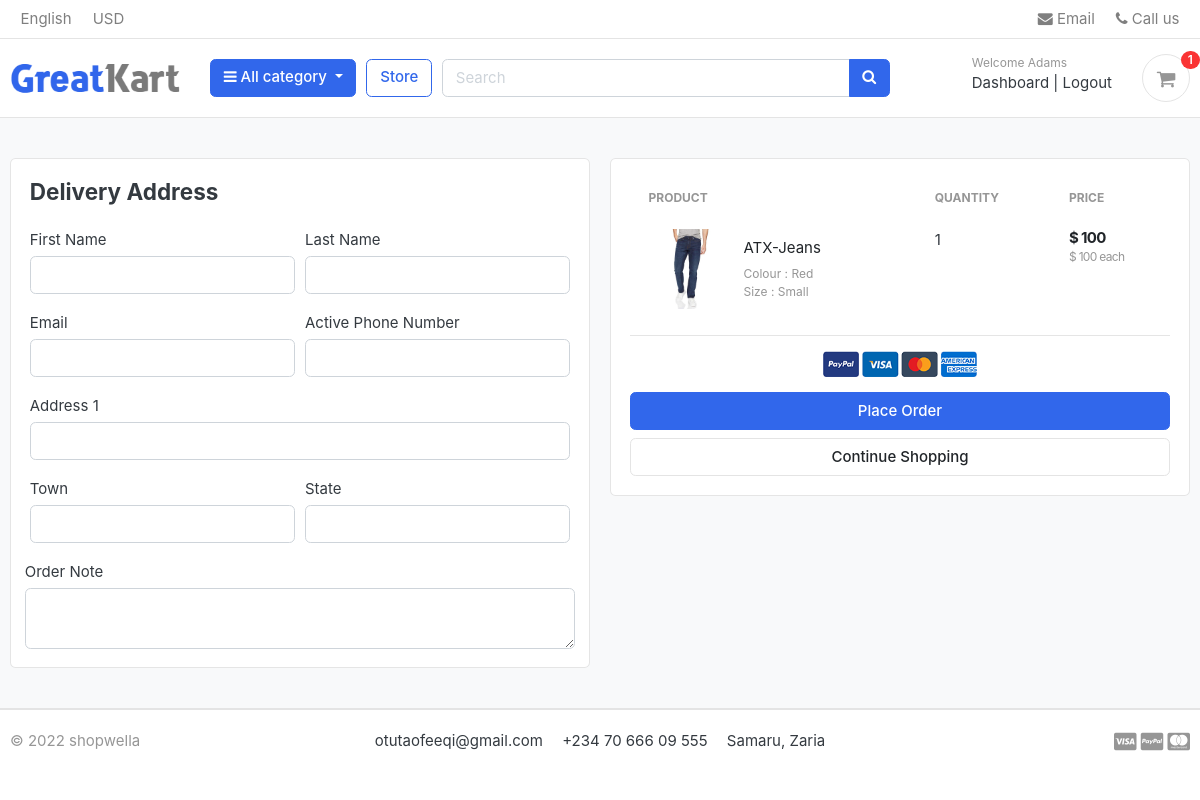
Page /cart/checkout/ (signed in) on the committed database.
### accounts/models.py (models this page shows, shortened)
class Account(AbstractBaseUser):
    first_name=models.CharField(max_length=100)
    last_name = models.CharField(max_length=100)
    username = models.CharField(max_length=100, unique=True)
    email= models.EmailField(max_length=100, unique=True)
    phone_number= models.CharField(max_length=50)
    date_joined=models.DateTimeField(auto_now_add=True)
    last_login = models.DateTimeField(auto_now_add=True)
    is_admin=models.BooleanField(default=False)
    is_staff = models.BooleanField(default=False)
    is_active = models.BooleanField(default=False)
    is_superadmin = models.BooleanField(default=False)
    USERNAME_FIELD='email'
    REQUIRED_FIELDS = ['username','first_name', 'last_name']
    objects=MyAccountManager()

### carts/models.py (models this page shows, shortened)
class CartItem(models.Model):
    user=models.ForeignKey(Account, on_delete=models.CASCADE, null=True)
    product=models.ForeignKey(Product, on_delete=models.CASCADE)
    variations=models.ManyToManyField(Variation, blank=True)
    cart=models.ForeignKey(Cart, on_delete=models.CASCADE ,null=True)
    quantity=models.IntegerField()
    is_active=models.BooleanField(default=True)
    def sub_total(self):
        return self.product.price * self.quantity

### store/models.py (models this page shows, shortened)
class Product(models.Model):
    product_name=models.CharField(max_length=200, unique=True)
    slug=models.SlugField(max_length=200, unique=True)
    product_description=models.TextField(max_length=1000, blank=True)
    price=models.IntegerField()
    images =models.ImageField(upload_to='photos/products')
    stock= models.IntegerField()
    is_available=models.BooleanField(default=True)
    category=models.ForeignKey(Category, on_delete=models.CASCADE)
    created_date=models.DateTimeField(auto_now_add=True)
    modified_date=models.DateTimeField(auto_now=True)
    def get_url(self):
        return reverse('product_detail', args=[self.category.slug, self.slug])

class Variation(models.Model):
    product=models.ForeignKey(Product, on_delete=models.CASCADE)
    variation_category=models.CharField(max_length=100, choices=variation_category_choices)
    variation_value=models.CharField(max_length=100)
    is_active=models.BooleanField(default=True)
    created_date=models.DateTimeField(auto_now=True)
    objects=VariationManager()

### carts/views.py (the view)
# urls.py: path('checkout/',views.checkout, name='checkout'),
@login_required(login_url='login')
def checkout(request, total=0, quantity=0, cart_items=None):
    try:
        tax=0
        grand_total=0
        if request.user.is_authenticated:
            cart_items = CartItem.objects.filter(user=request.user, is_active=True)
        else:
            cart = Cart.objects.get(cart_id=_cart_id(request))
            cart_items = CartItem.objects.filter(cart=cart, is_active=True)
        for cart_item in cart_items:
            total+=(cart_item.product.price * cart_item.quantity)
            quantity+=cart_item.quantity
        tax= (2*total)/100
        grand_total=tax+total
    except ObjectDoesNotExist:
        pass
    context = {
        'total':total,
        'quantity':quantity,
        'cart_items':cart_items,
        'grand_total':grand_total,
        'tax':tax,
    }
    return render(request, 'store/checkout.html', context)

### carts/context_processors.py (called while the page is built)
def counter(request):
    cart_count=0
    if 'admin' in request.path:
        return {}
    else:
        try:
            cart=Cart.objects.filter(cart_id=_cart_id(request))
            if request.user.is_authenticated:
                cart_items=CartItem.objects.all().filter(user=request.user)
            else:
                cart_items=CartItem.objects.all().filter(cart=cart[:1])
            for cart_item in cart_items:
                cart_count += cart_item.quantity
        except Cart.DoesNotExist:
            cart_count=0
    return dict(cart_count=cart_count)

### carts/views.py (called while the page is built)
def _cart_id(request):
    cart=request.session.session_key
    if not cart:
        cart=request.session.create()
    return cart

### category/context_processors.py (called while the page is built)
def menu_links(request):
    links=Category.objects.all()
    return dict(links=links)

### category/models.py (called while the page is built)
    def get_url(self):
        return reverse('products_by_category', args=[self.slug])

### templates/store/checkout.html (shortened to what this page needs)
{% extends 'base.html' %}
{% load static %}
{% block content %}
<section class="section-content padding-y bg">
<section class="container">
<div class="row">
	<aside class="col-lg-6">
<div class="card">
  <div class="card-body">
    <h4 class="card-title mb-4">Delivery Address</h4>
    <form  action="{% url 'place_order' %}" method="POST">
      <div class="form-row">
        <div class="col form-group">
          <label for="">First Name</label>
          <input type="text" name="first_name" class="form-control" required>
        </div>
        <div class="col form-group">
          <label for="">Last Name</label>
          <input type="text" name="last_name" class="form-control" required>
        </div>
      </div>
      <div class="form-row">
        <div class="col form-group">
          <label for="">Email</label>
          <input type="email" name="email" class="form-control" required>
        </div>
        <div class="col form-group">
          <label for="">Active Phone Number</label>
          <input type="text" name="phone" class="form-control" required>
        </div>
      </div>
      <div class="form-row">
        <div class="col form-group">
          <label for="">Address 1</label>
          <input type="text" name="address_1" class="form-control" required>
        </div>
      </div>
       <div class="form-row">
        <div class="col form-group">
          <label for="">Town</label>
          <input type="text" name="town" class="form-control" required>
        </div>
        <div class="col form-group">
          <label for="">State</label>
          <input type="text" name="state" class="form-control" required>
        </div>
      </div>
<div class="form-row">
           <label for=""> Order Note</label>
           <textarea name="order_note" rows="2" class="form-control"></textarea>
         </div>
</div>
</aside>
	<aside class="col-lg-6">
		<div class="card">
		<div class="card-body">
<table class="table table-borderless table-shopping-cart">
<thead class="text-muted">
<tr class="small text-uppercase">
  <th scope="col">Product</th>
	<th scope="col">Quantity </th>
  <th scope="col" width="120">Price</th>
</tr>
</thead>
<tbody>
{% for cart_item in cart_items  %}
<tr>
	<td>
		<figure class="itemside align-items-center">
			<div class="aside"><img src="{{cart_item.product.images.url}}" class="img-sm"></div>
			<figcaption class="info">
				<a href="{{ cart_item.product.get_url }}" class="title text-dark">{{cart_item.product.product_name}}</a>
				<p class="text-muted small">
					{% if cart_item.variations.all %}
					{% for item in cart_item.variations.all %}
					{{ item.variation_category | capfirst }} : {{ item.variation_value | capfirst }} <br>
					{% endfor %}
					{% endif %}
				</p>
			</figcaption>
		</figure>
	</td>
	<td>
			<label> {{cart_item.quantity}}</label>
	</td>
	<td>
		<div class="price-wrap">
			<var class="price">$ {{cart_item.sub_total}}</var>
			<small class="text-muted"> $ {{cart_item.product.price}} each </small>
		</div>
	</td>
</tr>
{% endfor %}
</tbody>
</table>
			<hr>
			<p class="text-center mb-3">
				<img src="{% static 'images/misc/payments.png' %}" height="26">
			</p>
            <button name="submit" type="submit" class="btn btn-primary btn-block">Place Order</button>
			<a href="{% url 'store' %}" class="btn btn-light btn-block">Continue Shopping</a>
        </div>
		</div>
</aside>
</div>
</section>
</section>
{% endblock %}

### templates/includes/navbar.html (shortened to what this page needs)
{% load static %}
<header class="section-header">
<nav class="navbar p-md-0 navbar-expand-sm navbar-light border-bottom">
<div class="container">
  <div class="collapse navbar-collapse" id="navbarTop4">
    <ul class="navbar-nav mr-auto">
    	<li class="nav-item dropdown">
		 	<a href="#" class="nav-link">   English </a>
		</li>
		<li class="nav-item dropdown">
			<a href="#" class="nav-link"> USD </a>
		</li>
    </ul>
    <ul class="navbar-nav">
		<li><a href="#" class="nav-link"> <i class="fa fa-envelope"></i> Email </a></li>
		<li><a href="#" class="nav-link"> <i class="fa fa-phone"></i> Call us </a></li>
	</ul>
  </div>
</div>
</nav>
<section class="header-main border-bottom">
	<div class="container">
<div class="row align-items-center">
	<div class="col-lg-2 col-md-3 col-6">
		<a href="{% url 'home' %}" class="brand-wrap">
			<img class="logo" src="{% static 'images/logo.png' %}">
		</a>
	</div>
	<div class="col-lg col-sm col-md col-6 flex-grow-0">
		<div class="category-wrap dropdown d-inline-block float-right">
			<button type="button" class="btn btn-primary dropdown-toggle" data-toggle="dropdown">
				<i class="fa fa-bars"></i> All category
			</button>
		</div>
	</div>
	<a href="{% url 'store' %}" class="btn btn-outline-primary">Store</a>
	<div class="col-lg  col-md-6 col-sm-12 col">
		<form action="{% url 'search' %}" class="search">
			<div class="input-group w-100">
			    <input type="text" class="form-control" style="width:60%;" placeholder="Search" name="keyword">
			    <div class="input-group-append">
			      <button class="btn btn-primary" type="submit">
			        <i class="fa fa-search"></i>
			      </button>
			    </div>
		    </div>
		</form>
	</div>
	<div class="col-lg-3 col-sm-6 col-8 order-2 order-lg-3">
				<div class="d-flex justify-content-end mb-3 mb-lg-0">
					<div class="widget-header">
						{% if user.id is None %}
						<small class="title text-muted">Welcome guest!</small>
						<div>
							<a href="{% url 'login' %}">Sign in</a> <span class="dark-transp"> | </span>
							<a href="{% url 'register' %}"> Register</a>
						</div>
						{% else %}
						<small class="title text-muted">Welcome {{user.first_name}}</small>
						<div>
							<a href="{% url 'dashboard' %}">Dashboard</a> <span class="dark-transp"> | </span>
							<a href="{% url 'logout' %}"> Logout</a>
						</div>
						{% endif %}
					</div>
					<a href="{% url 'cart' %}" class="widget-header pl-3 ml-3">
						<div class="icon icon-sm rounded-circle border"><i class="fa fa-shopping-cart"></i></div>
						<span class="badge badge-pill badge-danger notify">{{ cart_count }}</span>
					</a>
				</div>
			</div>
</div>
	</div>
</section>
</header>

### static/css/ui.css (style rules this page uses)
html { font-family: "Inter", sans-serif; font-size: 15px; }
.price-wrap { letter-spacing: -0.7px; }
.icon-xs, .icon-sm, .icon-md, .icon-lg { display: inline-block; text-align: center; flex-shrink: 0; flex-grow: 0; }
.icon-sm { width: 48px; height: 48px; line-height: 48px !important; font-size: 20px; }
.img-xs, .img-sm, .img-md, .img-lg { -o-object-fit: cover; object-fit: cover; flex-shrink: 0; flex-grow: 0; }
.img-sm { width: 80px; height: 80px; }
.padding-y { padding-top: 40px; padding-bottom: 40px; }
var { font-style: normal; }
figure { margin-bottom: 0; }
article:after, .form-group:after { display: block; clear: both; content: ""; }
.bg { background-color: #f8f9fa; }
p:last-child { margin-bottom: 0; }
.header-main { position: relative; padding-top: 1rem; padding-bottom: 1rem; }
.brand-wrap .logo, .navbar-brand .logo { margin-right: 7px; max-height: 42px; display: inline-block; }
.widget-header { display: inline-block; vertical-align: middle; position: relative; }
.widget-header a { color: #343a40; }
.widget-header i { color: #969696; }
.widget-header .title { display: block; }
.widget-header .notify { position: absolute; top: -3px; right: -10px; }
.btn-light { background-color: #fff; border-color: #e4e4e4; }
.itemside { position: relative; display: flex; width: 100%; }
.itemside .aside { position: relative; flex-shrink: 0; }
.itemside .info { padding-left: 15px; padding-right: 7px; }
.itemside p { margin-bottom: 0; }
.itemside .title { display: block; margin-bottom: 5px; color: #212529; }
.notify { position: absolute; top: -4px; right: -10px; display: inline-block; padding: 0.25em 0.6em; font-size: 12px; line-height: 1; text-align: center; border-radius: 3rem; color: #fff; background-color: #fa3434; }
.price { font-weight: 600; color: #212529; }
.table-shopping-cart.table td, .table-shopping-cart.table th { padding-left: 1.25rem; padding-right: 1.25rem; }
.table-shopping-cart .price-wrap { line-height: 1.2; }
.table-shopping-cart .price { font-weight: bold; margin-right: 5px; display: block; }

### rows in the picture
Account: first_name "Adams"
CartItem: product.images (picture), product.product_name "ATX-Jeans", quantity "1", sub_total "100", product.price "100"
Variation: variation_category "Colour", variation_value "Red"
Variation: variation_category "Size", variation_value "Small"

### other values in the picture
{{ cart_count }} "1"
